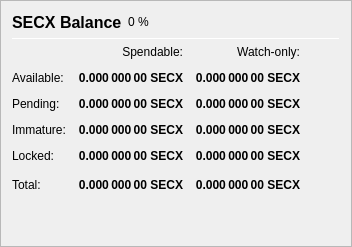
                   <widget class="QFrame" name="frame_Balances">
                    <property name="frameShape">
                     <enum>QFrame::StyledPanel</enum>
                    </property>
                    <property name="frameShadow">
                     <enum>QFrame::Raised</enum>
                    </property>
                    <layout class="QVBoxLayout" name="verticalLayout_4">
                     <item>
                      <layout class="QHBoxLayout" name="horizontalLayout_4">
                       <item>
                        <widget class="QLabel" name="label_5">
                         <property name="minimumSize">
                          <size>
                           <width>0</width>
                           <height>20</height>
                          </size>
                         </property>
                         <property name="font">
                          <font>
                           <pointsize>12</pointsize>
                           <weight>75</weight>
                           <bold>true</bold>
                          </font>
                         </property>
                         <property name="text">
                          <string>SECX Balance</string>
                         </property>
                        </widget>
                       </item>
                       <item>
                        <widget class="QLabel" name="labelSECXPercent">
                         <property name="text">
                          <string notr="true">0 %</string>
                         </property>
                        </widget>
                       </item>
                       <item>
                        <spacer name="horizontalSpacer_3">
                         <property name="orientation">
                          <enum>Qt::Horizontal</enum>
                         </property>
                         <property name="sizeHint" stdset="0">
                          <size>
                           <width>40</width>
                           <height>20</height>
                          </size>
                         </property>
                        </spacer>
                       </item>
                      </layout>
                     </item>
                     <item>
                      <widget class="Line" name="line_Balance">
                       <property name="minimumSize">
                        <size>
                         <width>0</width>
                         <height>1</height>
                        </size>
                       </property>
                       <property name="maximumSize">
                        <size>
                         <width>16777215</width>
                         <height>1</height>
                        </size>
                       </property>
                       <property name="orientation">
                        <enum>Qt::Horizontal</enum>
                       </property>
                      </widget>
                     </item>
                     <item>
                      <layout class="QGridLayout" name="gridLayout">
                       <property name="spacing">
                        <number>12</number>
                       </property>
                       <item row="0" column="1">
                        <widget class="QLabel" name="labelSpendable">
                         <property name="text">
                          <string>Spendable:</string>
                         </property>
                         <property name="alignment">
                          <set>Qt::AlignRight|Qt::AlignTrailing|Qt::AlignVCenter</set>
                         </property>
                        </widget>
                       </item>
                       <item row="0" column="2">
                        <widget class="QLabel" name="labelWatchonly">
                         <property name="text">
                          <string>Watch-only:</string>
                         </property>
                         <property name="alignment">
                          <set>Qt::AlignRight|Qt::AlignTrailing|Qt::AlignVCenter</set>
                         </property>
                        </widget>
                       </item>
                       <item row="1" column="0">
                        <widget class="QLabel" name="labelBalanceText">
                         <property name="text">
                          <string>Available:</string>
                         </property>
                        </widget>
                       </item>
                       <item row="1" column="1">
                        <widget class="QLabel" name="labelBalance">
                         <property name="font">
                          <font>
                           <weight>75</weight>
                           <bold>true</bold>
                          </font>
                         </property>
                         <property name="cursor">
                          <cursorShape>IBeamCursor</cursorShape>
                         </property>
                         <property name="toolTip">
                          <string>Your current spendable balance</string>
                         </property>
                         <property name="text">
                          <string notr="true">0.000 000 00 SECX</string>
                         </property>
                         <property name="alignment">
                          <set>Qt::AlignRight|Qt::AlignTrailing|Qt::AlignVCenter</set>
                         </property>
                         <property name="textInteractionFlags">
                          <set>Qt::LinksAccessibleByMouse|Qt::TextSelectableByKeyboard|Qt::TextSelectableByMouse</set>
                         </property>
                        </widget>
                       </item>
                       <item row="1" column="2">
                        <widget class="QLabel" name="labelWatchAvailable">
                         <property name="font">
                          <font>
                           <weight>75</weight>
                           <bold>true</bold>
                          </font>
                         </property>
                         <property name="cursor">
                          <cursorShape>IBeamCursor</cursorShape>
                         </property>
                         <property name="toolTip">
                          <string>Your current balance in watch-only addresses</string>
                         </property>
                         <property name="text">
                          <string notr="true">0.000 000 00 SECX</string>
                         </property>
                         <property name="alignment">
                          <set>Qt::AlignRight|Qt::AlignTrailing|Qt::AlignVCenter</set>
                         </property>
                         <property name="textInteractionFlags">
                          <set>Qt::LinksAccessibleByMouse|Qt::TextSelectableByKeyboard|Qt::TextSelectableByMouse</set>
                         </property>
                        </widget>
                       </item>
                       <item row="2" column="0">
                        <widget class="QLabel" name="labelPendingText">
                         <property name="text">
                          <string>Pending:</string>
                         </property>
                        </widget>
                       </item>
                       <item row="2" column="1">
                        <widget class="QLabel" name="labelUnconfirmed">
                         <property name="font">
                          <font>
                           <weight>75</weight>
                           <bold>true</bold>
                          </font>
                         </property>
                         <property name="cursor">
                          <cursorShape>IBeamCursor</cursorShape>
                         </property>
                         <property name="toolTip">
                          <string>Total of transactions that have yet to be confirmed, and do not yet count toward the spendable balance</string>
                         </property>
                         <property name="text">
                          <string notr="true">0.000 000 00 SECX</string>
                         </property>
                         <property name="alignment">
                          <set>Qt::AlignRight|Qt::AlignTrailing|Qt::AlignVCenter</set>
                         </property>
                         <property name="textInteractionFlags">
                          <set>Qt::LinksAccessibleByMouse|Qt::TextSelectableByKeyboard|Qt::TextSelectableByMouse</set>
                         </property>
                        </widget>
                       </item>
                       <item row="2" column="2">
                        <widget class="QLabel" name="labelWatchPending">
                         <property name="font">
                          <font>
                           <weight>75</weight>
                           <bold>true</bold>
                          </font>
                         </property>
                         <property name="cursor">
                          <cursorShape>IBeamCursor</cursorShape>
                         </property>
                         <property name="toolTip">
                          <string>Unconfirmed transactions to watch-only addresses</string>
                         </property>
                         <property name="text">
                          <string notr="true">0.000 000 00 SECX</string>
                         </property>
                         <property name="alignment">
                          <set>Qt::AlignRight|Qt::AlignTrailing|Qt::AlignVCenter</set>
                         </property>
                         <property name="textInteractionFlags">
                          <set>Qt::LinksAccessibleByMouse|Qt::TextSelectableByKeyboard|Qt::TextSelectableByMouse</set>
                         </property>
                        </widget>
                       </item>
                       <item row="3" column="0">
                        <widget class="QLabel" name="labelImmatureText">
                         <property name="text">
                          <string>Immature:</string>
                         </property>
                        </widget>
                       </item>
                       <item row="3" column="1">
                        <widget class="QLabel" name="labelImmature">
                         <property name="font">
                          <font>
                           <weight>75</weight>
                           <bold>true</bold>
                          </font>
                         </property>
                         <property name="cursor">
                          <cursorShape>IBeamCursor</cursorShape>
                         </property>
                         <property name="toolTip">
                          <string>Staked or masternode rewards that has not yet matured</string>
                         </property>
                         <property name="text">
                          <string notr="true">0.000 000 00 SECX</string>
                         </property>
                         <property name="alignment">
                          <set>Qt::AlignRight|Qt::AlignTrailing|Qt::AlignVCenter</set>
                         </property>
                         <property name="textInteractionFlags">
                          <set>Qt::LinksAccessibleByMouse|Qt::TextSelectableByKeyboard|Qt::TextSelectableByMouse</set>
                         </property>
                        </widget>
                       </item>
                       <item row="3" column="2">
                        <widget class="QLabel" name="labelWatchImmature">
                         <property name="font">
                          <font>
                           <weight>75</weight>
                           <bold>true</bold>
                          </font>
                         </property>
                         <property name="cursor">
                          <cursorShape>IBeamCursor</cursorShape>
                         </property>
                         <property name="toolTip">
                          <string>Staked or masternode rewards in watch-only addresses that has not yet matured</string>
                         </property>
                         <property name="text">
                          <string notr="true">0.000 000 00 SECX</string>
                         </property>
                         <property name="alignment">
                          <set>Qt::AlignRight|Qt::AlignTrailing|Qt::AlignVCenter</set>
                         </property>
                         <property name="textInteractionFlags">
                          <set>Qt::LinksAccessibleByMouse|Qt::TextSelectableByKeyboard|Qt::TextSelectableByMouse</set>
                         </property>
                        </widget>
                       </item>
                       <item row="4" column="0">
                        <widget class="QLabel" name="labelLockedBalanceText">
                         <property name="toolTip">
                          <string>Locked SECX or Masternode collaterals. These are excluded from zSECX minting.</string>
                         </property>
                         <property name="text">
                          <string>Locked:</string>
                         </property>
                        </widget>
                       </item>
                       <item row="4" column="1">
                        <widget class="QLabel" name="labelLockedBalance">
                         <property name="font">
                          <font>
                           <weight>75</weight>
                           <bold>true</bold>
                          </font>
                         </property>
                         <property name="cursor">
                          <cursorShape>IBeamCursor</cursorShape>
                         </property>
                         <property name="toolTip">
                          <string>Locked SECX or Masternode collaterals. These are excluded from zSECX minting.</string>
                         </property>
                         <property name="text">
                          <string notr="true">0.000 000 00 SECX</string>
                         </property>
                         <property name="alignment">
                          <set>Qt::AlignRight|Qt::AlignTrailing|Qt::AlignVCenter</set>
                         </property>
                         <property name="textInteractionFlags">
                          <set>Qt::LinksAccessibleByMouse|Qt::TextSelectableByKeyboard|Qt::TextSelectableByMouse</set>
                         </property>
                        </widget>
                       </item>
                       <item row="4" column="2">
                        <widget class="QLabel" name="labelWatchLocked">
                         <property name="font">
                          <font>
                           <weight>75</weight>
                           <bold>true</bold>
                          </font>
                         </property>
                         <property name="cursor">
                          <cursorShape>IBeamCursor</cursorShape>
                         </property>
                         <property name="toolTip">
                          <string>Current locked balance in watch-only addresses</string>
                         </property>
                         <property name="text">
                          <string notr="true">0.000 000 00 SECX</string>
                         </property>
                         <property name="alignment">
                          <set>Qt::AlignRight|Qt::AlignTrailing|Qt::AlignVCenter</set>
                         </property>
                         <property name="textInteractionFlags">
                          <set>Qt::LinksAccessibleByMouse|Qt::TextSelectableByKeyboard|Qt::TextSelectableByMouse</set>
                         </property>
                        </widget>
                       </item>
                       <item row="5" column="0">
                        <widget class="QLabel" name="labelTotalText">
                         <property name="toolTip">
                          <string>Your current SecurityX balance, unconfirmed and immature transactions included</string>
                         </property>
                         <property name="text">
                          <string>Total:</string>
                         </property>
                        </widget>
                       </item>
                       <item row="5" column="1">
                        <widget class="QLabel" name="labelTotal">
                         <property name="font">
                          <font>
                           <weight>75</weight>
                           <bold>true</bold>
                          </font>
                         </property>
                         <property name="cursor">
                          <cursorShape>IBeamCursor</cursorShape>
                         </property>
                         <property name="toolTip">
                          <string>Your current SecurityX balance, unconfirmed and immature transactions included</string>
                         </property>
                         <property name="text">
                          <string notr="true">0.000 000 00 SECX</string>
                         </property>
                         <property name="alignment">
                          <set>Qt::AlignRight|Qt::AlignTrailing|Qt::AlignVCenter</set>
                         </property>
                         <property name="textInteractionFlags">
                          <set>Qt::LinksAccessibleByMouse|Qt::TextSelectableByKeyboard|Qt::TextSelectableByMouse</set>
                         </property>
                        </widget>
                       </item>
                       <item row="5" column="2">
                        <widget class="QLabel" name="labelWatchTotal">
                         <property name="font">
                          <font>
                           <weight>75</weight>
                           <bold>true</bold>
                          </font>
                         </property>
                         <property name="cursor">
                          <cursorShape>IBeamCursor</cursorShape>
                         </property>
                         <property name="toolTip">
                          <string>Current total balance in watch-only addresses</string>
                         </property>
                         <property name="text">
                          <string notr="true">0.000 000 00 SECX</string>
                         </property>
                         <property name="alignment">
                          <set>Qt::AlignRight|Qt::AlignTrailing|Qt::AlignVCenter</set>
                         </property>
                         <property name="textInteractionFlags">
                          <set>Qt::LinksAccessibleByMouse|Qt::TextSelectableByKeyboard|Qt::TextSelectableByMouse</set>
                         </property>
                        </widget>
                       </item>
                       <item row="5" column="3">
                        <spacer name="horizontalSpacer_9">
                         <property name="orientation">
                          <enum>Qt::Horizontal</enum>
                         </property>
                         <property name="sizeHint" stdset="0">
                          <size>
                           <width>40</width>
                           <height>20</height>
                          </size>
                         </property>
                        </spacer>
                       </item>
                      </layout>
                     </item>
                     <item>
                      <spacer name="verticalSpacer_3">
                       <property name="orientation">
                        <enum>Qt::Vertical</enum>
                       </property>
                       <property name="sizeHint" stdset="0">
                        <size>
                         <width>20</width>
                         <height>40</height>
                        </size>
                       </property>
                      </spacer>
                     </item>
                    </layout>
                   </widget>
